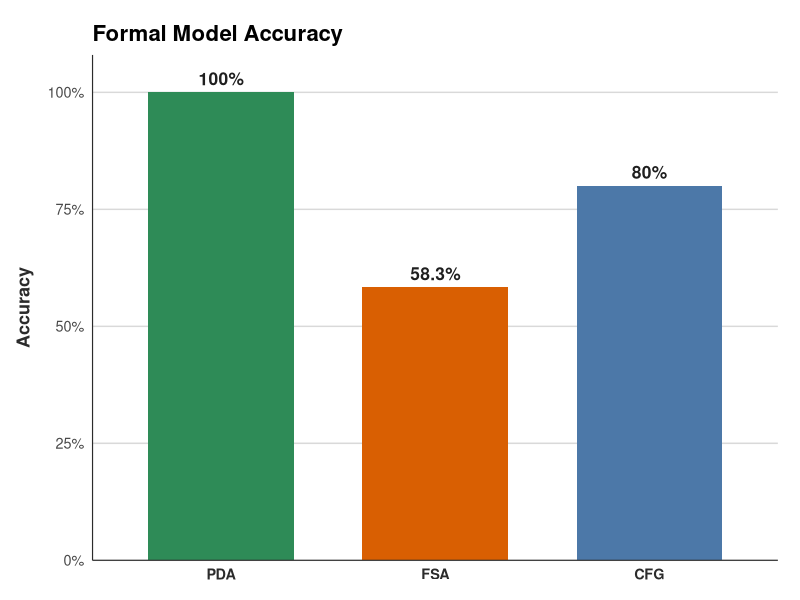
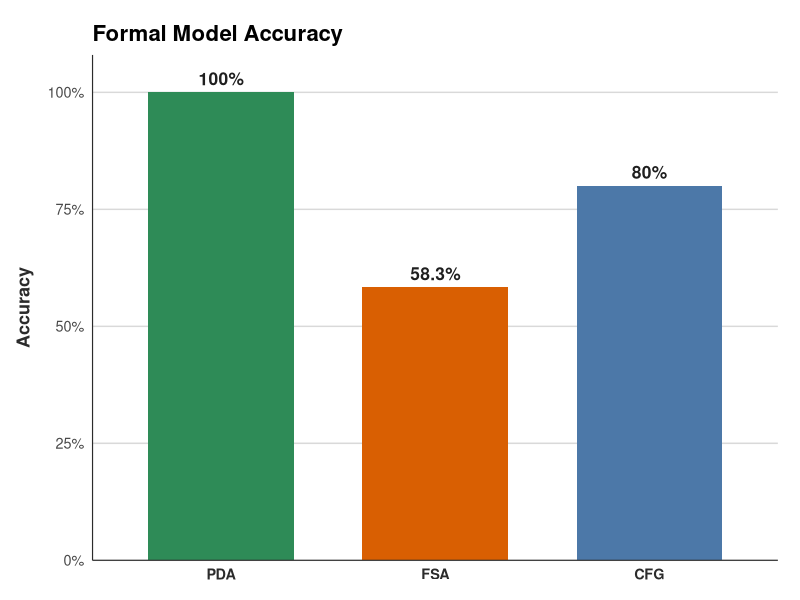

Recreate these plots in R, in order.
suppressPackageStartupMessages(library(ggplot2))

chart_data <- data.frame(
  model = factor(c("PDA", "FSA", "CFG"), levels = c("PDA", "FSA", "CFG")),
  accuracy = c(1.00, 7 / 12, 0.80),
  label = c("100%", sprintf("%.1f%%", 100 * 7 / 12), "80%"),
  fill = c("#2E8B57", "#D95F02", "#4C78A8")
)

plot_accuracy <- ggplot(chart_data, aes(x = model, y = accuracy, fill = model)) +
  geom_col(width = 0.68, show.legend = FALSE) +
  geom_text(
    aes(label = label),
    vjust = -0.55,
    size = 4.4,
    fontface = "bold",
    color = "#1F1F1F"
  ) +
  scale_fill_manual(values = setNames(chart_data$fill, chart_data$model)) +
  scale_y_continuous(
    limits = c(0, 1.08),
    breaks = c(0, 0.25, 0.50, 0.75, 1.00),
    labels = function(x) paste0(round(x * 100), "%"),
    expand = c(0, 0)
  ) +
  labs(
    title = "Formal Model Accuracy",
    x = NULL,
    y = "Accuracy"
  ) +
  coord_cartesian(clip = "off") +
  theme_minimal(base_size = 13) +
  theme(
    plot.title = element_text(face = "bold", size = 16, hjust = 0),
    axis.title.y = element_text(face = "bold", color = "#2B2B2B", margin = margin(r = 10)),
    axis.text.x = element_text(face = "bold", color = "#2B2B2B"),
    axis.text.y = element_text(color = "#4A4A4A"),
    panel.grid.major.x = element_blank(),
    panel.grid.minor = element_blank(),
    panel.grid.major.y = element_line(color = "#D9D9D9", linewidth = 0.5),
    axis.line.x = element_line(color = "#2B2B2B", linewidth = 0.4),
    axis.line.y = element_line(color = "#2B2B2B", linewidth = 0.4),
    plot.margin = margin(18, 16, 12, 12),
    plot.background = element_rect(fill = "transparent", color = NA),
    panel.background = element_rect(fill = "transparent", color = NA)
  )

ggsave(
  filename = "accuracy_bars.png",
  plot = plot_accuracy,
  width = 4.8,
  height = 7.0,
  dpi = 200,
  bg = "transparent"
)

ggsave(
  filename = "accuracy_bars.pdf",
  plot = plot_accuracy,
  width = 4.8,
  height = 7.0,
  bg = "transparent"
)
